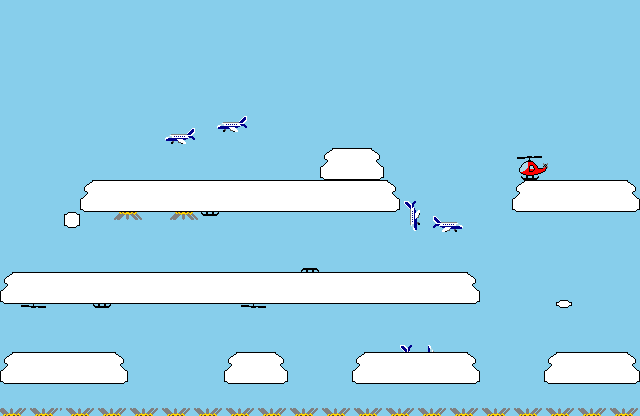

This is a level from a 2D game, rendered from its Tiled map with the project's own tilesets. A one-line summary and the map file follow, with tile-layer data summarised:
An orthogonal 160x104 tile map with 4x4 px tiles, 3 tile layers (skyFloor, skyElevation, skyHazards).

<map version="1.9" tiledversion="1.9.0" orientation="orthogonal" renderorder="right-down" width="160" height="104" tilewidth="4" tileheight="4" infinite="0" backgroundcolor="#87ceeb" nextlayerid="5" nextobjectid="1">
 <editorsettings>
  <export target="level4.json" format="json" />
 </editorsettings>
 <tileset firstgid="1" name="sky" tilewidth="4" tileheight="4" tilecount="384" columns="16">
  <image source="../tilesets/sky.png" width="64" height="96" />
 </tileset>
 <layer id="1" name="skyFloor" width="160" height="104">
  <data>[16640 cells, 835 non-empty, 128 distinct tile ids]</data>
 </layer>
 <layer id="2" name="skyElevation" width="160" height="104">
  <data>[16640 cells, 2009 non-empty, 129 distinct tile ids]</data>
 </layer>
 <layer id="3" name="skyHazards" width="160" height="104">
  <data>[16640 cells, 593 non-empty, 104 distinct tile ids]</data>
 </layer>
</map>
